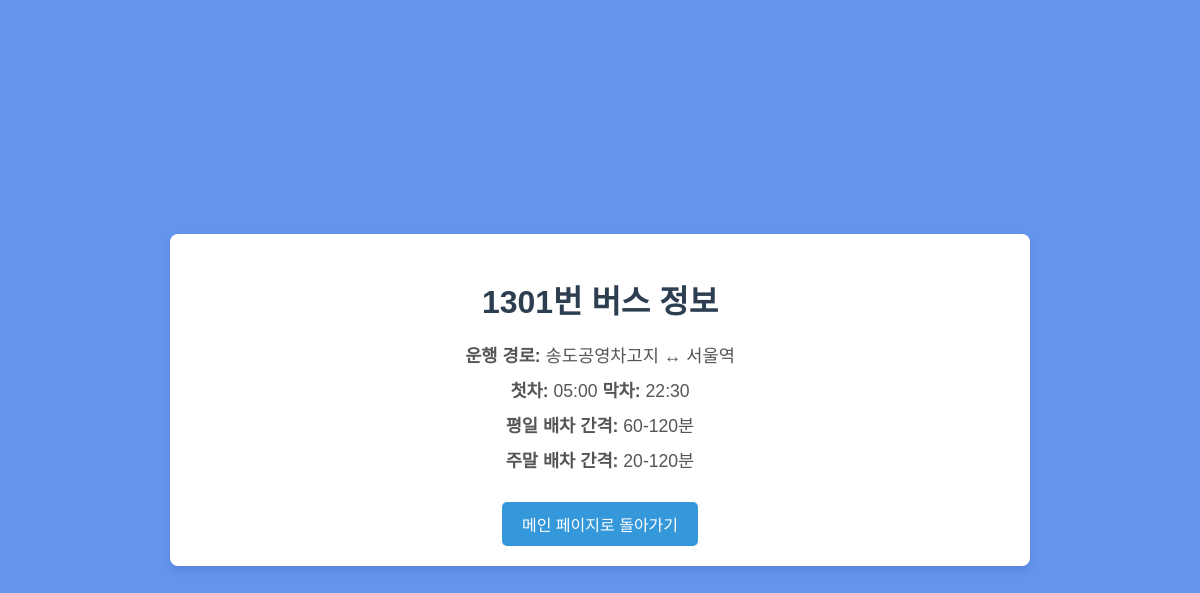
/bus/1301, run on the app's committed database.
### tables this page shows
CREATE TABLE Bus_Info (
        bus_id INTEGER PRIMARY KEY AUTOINCREMENT,
        bus_number TEXT NOT NULL,
        operation_area TEXT
    );

CREATE TABLE Bus_Schedule (
        schedule_id INTEGER PRIMARY KEY AUTOINCREMENT,
        bus_id INTEGER,
        departure_first TEXT,
        departure_last TEXT,
        interval_weekday TEXT,
        interval_weekend TEXT,
        route TEXT,
        FOREIGN KEY (bus_id) REFERENCES Bus_Info (bus_id)
    );

### app.py (the view)
@app.route('/bus/<bus_number>')
def bus_info(bus_number):
    bus_info = get_bus_stops_by_bus_number(bus_number) #특성 버스 번호의 정보를 가져오기
    return render_template('bus_info.html', bus_info=bus_info) # 버스 정보 페이지 템플릿을 랜더링하여 정보 전달

### templates/bus_info.html (shortened to what this page needs)
<!DOCTYPE html>
<html lang="ko">
<head>
</head>
<body>
    <div class="container">
        {% if bus_info %}
            <h1>{{ bus_info.bus_number }}번 버스 정보</h1>
            <p><strong>운행 경로:</strong> {{ bus_info.route }}</p>
            <p><strong>첫차:</strong> {{ bus_info.departure_first }} <strong>막차:</strong> {{ bus_info.departure_last }}</p>
            <p><strong>평일 배차 간격:</strong> {{ bus_info.interval_weekday }}</p>
            <p><strong>주말 배차 간격:</strong> {{ bus_info.interval_weekend }}</p>
        {% else %}
            <p class="error-message">해당 버스 정보를 찾을 수 없습니다.</p>
        {% endif %}
        <a href="/" class="back-link">메인 페이지로 돌아가기</a>
    </div>
</body>
</html>

### templates/bus_info.html (style rules this page uses)
body { font-family: Arial, sans-serif; background-color: cornflowerblue; color: #333; margin: 0; padding: 0; display: flex; justify-content: center; align-items: center; height: 100vh; }
.container { width: 800px; background-color: #ffffff; padding: 20px 30px; border-radius: 8px; box-shadow: 0px 4px 8px rgba(0, 0, 0, 0.1); text-align: center; }
h1 { color: #2c3e50; font-size: 2em; margin-bottom: 20px; }
p { font-size: 1.1em; margin: 10px 0; color: #555; }
.back-link { display: inline-block; margin-top: 20px; padding: 10px 20px; background-color: #3498db; color: #fff; text-decoration: none; border-radius: 5px; transition: background-color 0.3s ease; font-size: 1em; }

### data on the page
Bus_Info: bus_number "1301"
Bus_Schedule: route "송도공영차고지 ↔ 서울역", departure_first "05:00", departure_last "22:30", interval_weekday "60-120분", interval_weekend "20-120분"
